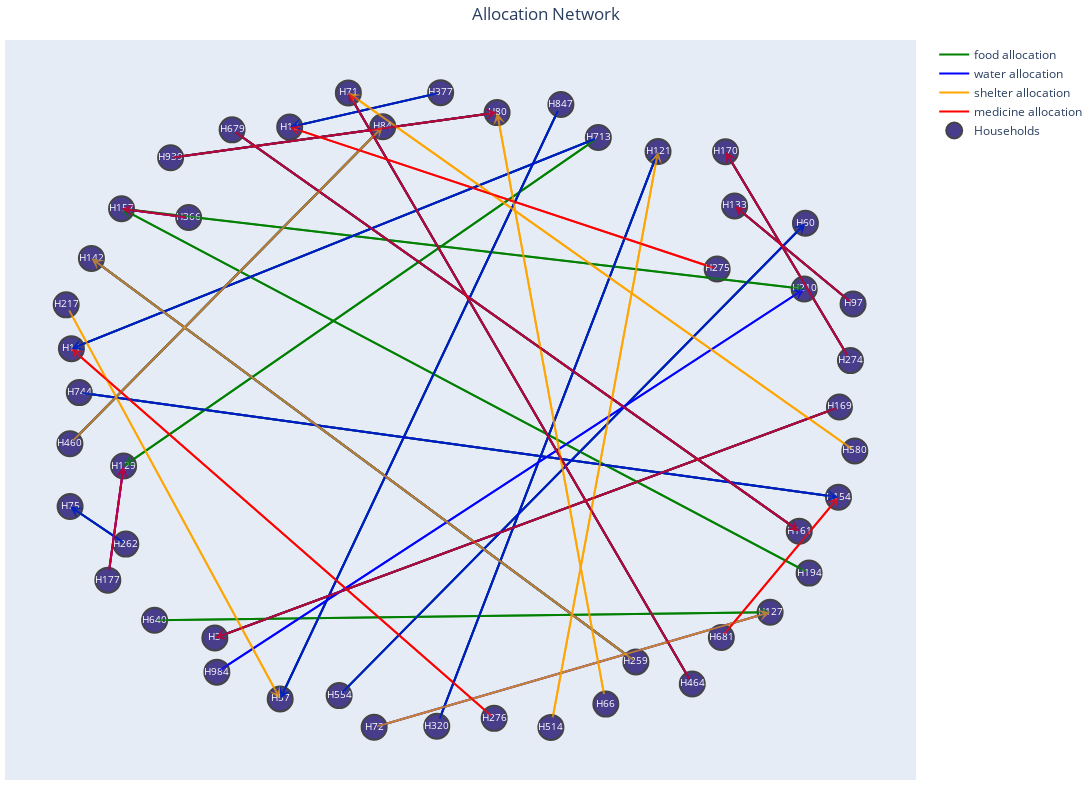

Here is the notebook cell this chart was saved with:
### Code cell
def plot_allocation_network(alloc_df):
    resources = ['food', 'water', 'shelter', 'medicine']
    resource_colors = {'food': 'green', 'water': 'blue', 'shelter': 'orange', 'medicine': 'red'}

    G = nx.DiGraph()
    all_nodes = set(alloc_df['to'])
    for r in resources:
        all_nodes.update(alloc_df[f'{r}_from'].dropna().unique())
    for node in all_nodes:
        G.add_node(node)

    edge_dict = {r: [] for r in resources}
    for r in resources:
        from_col = f'{r}_from'
        temp = alloc_df.dropna(subset=[from_col])
        for _, row in temp.iterrows():
            u, v = row[from_col], row['to']
            edge_dict[r].append((u, v))

    pos = nx.spring_layout(G, k=0.5, iterations=50, seed=42)

    node_trace = go.Scatter(
        x=[pos[n][0] for n in G.nodes()],
        y=[pos[n][1] for n in G.nodes()],
        text=list(G.nodes()),
        mode='markers+text',
        textposition='middle center',
        textfont=dict(color='white', size=10),
        marker=dict(color='darkslateblue', size=25, line_width=2),
        hoverinfo='text',
        name='Households'
    )

    edge_traces = []
    for r in resources:
        x_edges, y_edges = [], []
        for u, v in edge_dict[r]:
            x_edges += [pos[u][0], pos[v][0], None]
            y_edges += [pos[u][1], pos[v][1], None]
        edge_trace = go.Scatter(
            x=x_edges, y=y_edges,
            line=dict(width=2, color=resource_colors[r]),
            hoverinfo='none',
            mode='lines',
            name=f'{r} allocation'
        )
        edge_traces.append(edge_trace)

    fig = go.Figure(data=edge_traces + [node_trace])

    for r in resources:
        for u, v in edge_dict[r]:
            fig.add_annotation(
                x=pos[v][0], y=pos[v][1],
                ax=pos[u][0], ay=pos[u][1],
                xref='x', yref='y', axref='x', ayref='y',
                showarrow=True,
                arrowhead=3,
                arrowsize=1,
                arrowwidth=2,
                arrowcolor=resource_colors[r],
                opacity=0.7
            )

    fig.update_layout(
        title='Allocation Network',
        title_x=0.5,
        showlegend=True,
        hovermode='closest',
        margin=dict(b=20, l=5, r=5, t=40),
        xaxis=dict(showgrid=False, zeroline=False, showticklabels=False),
        yaxis=dict(showgrid=False, zeroline=False, showticklabels=False),
        width=1200,
        height=800
    )

    return fig

if __name__ == "__main__":
    alloc_df = pd.read_csv('../outputs/allocations/allocations_demo.csv')
    fig = plot_allocation_network(alloc_df)

    fig.write_html("../outputs/visualizations/allocation_graph.html")
    print("Interactive HTML saved successfully!")

    fig.show()

### Figure 1 — Plotly figure (JSON) as saved in the notebook; plotly's stock layout.template omitted (floating-point values rounded to 4 significant figures)
{"data": [{"hoverinfo": "none", "line": {"color": "green", "width": 2}, "mode": "lines", "name": "food allocation", "type": "scatter", "x": [0.9576, -0.6006, null, -0.03723, -0.414, null, 0.3561, -0.9585, null, 0.2627, -0.4377, null, -0.2905, 0.8729, null, 0.5905, -0.2676, null, -0.8227, -0.9618, null, -0.711, 0.1035, null, -0.9623, -0.1817, null, -0.04695, 0.5051, null, -0.751, 0.7847, null, 0.3561, -0.8283, null, 0.9917, 0.6962, null, 0.4498, -0.9086, null, -0.9389, 0.9553, null, 0.882, -0.8335, null, -0.5576, 0.8574, null, 0.9851, 0.6735, null, -0.8335, 0.8698, null], "y": [0.01093, -0.7159, null, 1, 0.8915, null, 0.8586, 0.1944, null, 0.9627, -0.9078, null, -0.8972, 0.589, null, -0.8605, 0.9992, null, -0.4205, -0.3023, null, 0.7949, 0.9372, null, -0.1048, 0.8925, null, -0.9935, 0.815, null, -0.6601, -0.635, null, 0.8586, -0.175, null, 0.3351, 0.6433, null, -0.7912, 0.4785, null, 0.0562, -0.2728, null, -0.5117, 0.6347, null, 0.8828, -0.3797, null, 0.1569, 0.814, null, 0.6347, 0.3822, null]}, {"hoverinfo": "none", "line": {"color": "blue", "width": 2}, "mode": "lines", "name": "water allocation", "type": "scatter", "x": [0.9576, -0.6006, null, -0.03723, -0.414, null, 0.3561, -0.9585, null, 0.2627, -0.4377, null, -0.2905, 0.8729, null, 0.5905, -0.2676, null, -0.8227, -0.9618, null, -0.711, 0.1035, null, -0.9623, -0.1817, null, -0.04695, 0.5051, null, -0.2033, 0.7847, null, -0.8677, -0.8283, null, 0.9917, 0.6962, null, 0.4498, -0.9086, null, -0.9389, 0.9553, null, -0.666, -0.8335, null, -0.5576, 0.8574, null, 0.9851, 0.6735, null, -0.5956, 0.8698, null], "y": [0.01093, -0.7159, null, 1, 0.8915, null, 0.8586, 0.1944, null, 0.9627, -0.9078, null, -0.8972, 0.589, null, -0.8605, 0.9992, null, -0.4205, -0.3023, null, 0.7949, 0.9372, null, -0.1048, 0.8925, null, -0.9935, 0.815, null, -0.9968, -0.635, null, -0.534, -0.175, null, 0.3351, 0.6433, null, -0.7912, 0.4785, null, 0.0562, -0.2728, null, 0.6069, 0.6347, null, 0.8828, -0.3797, null, 0.1569, 0.814, null, -0.8234, 0.3822, null]}, {"hoverinfo": "none", "line": {"color": "orange", "width": 2}, "mode": "lines", "name": "shelter allocation", "type": "scatter", "x": [-0.9716, -0.4377, null, 0.9961, -0.2676, null, 0.3749, 0.1035, null, -0.9623, -0.1817, null, 0.2378, 0.5051, null, -0.2033, 0.7847, null, 0.4498, -0.9086, null], "y": [0.3322, -0.9078, null, -0.1275, 0.9992, null, -0.9239, 0.9372, null, -0.1048, 0.8925, null, -0.9972, 0.815, null, -0.9968, -0.635, null, -0.7912, 0.4785, null]}, {"hoverinfo": "none", "line": {"color": "red", "width": 2}, "mode": "lines", "name": "medicine allocation", "type": "scatter", "x": [0.9576, -0.6006, null, 0.6526, -0.414, null, 0.09627, -0.9585, null, 0.5905, -0.2676, null, -0.711, 0.1035, null, -0.8677, -0.8283, null, 0.9917, 0.6962, null, 0.663, 0.9553, null, -0.666, -0.8335, null, -0.5576, 0.8574, null, 0.9851, 0.6735, null], "y": [0.01093, -0.7159, null, 0.4452, 0.8915, null, -0.9688, 0.1944, null, -0.8605, 0.9992, null, 0.7949, 0.9372, null, -0.534, -0.175, null, 0.3351, 0.6433, null, -0.7145, -0.2728, null, 0.6069, 0.6347, null, 0.8828, -0.3797, null, 0.1569, 0.814, null]}, {"hoverinfo": "text", "marker": {"color": "darkslateblue", "line": {"width": 2}, "size": 25}, "mode": "markers+text", "name": "Households", "text": ["H377", "H210", "H984", "H142", "H713", "H939", "H194", "H640", "H129", "H259", "H66", "H262", "H80", "H744", "H514", "H681", "H679", "H60", "H57", "H161", "H460", "H157", "H84", "H275", "H276", "H97", "H170", "H847", "H177", "H75", "H554", "H154", "H366", "H10", "H71", "H127", "H217", "H121", "H464", "H320", "H274", "H72", "H3", "H133", "H580", "H11", "H169"], "textfont": {"color": "white", "size": 10}, "textposition": "middle center", "type": "scatter", "x": [-0.03723, 0.8698, -0.5956, -0.9086, 0.3561, -0.711, 0.882, -0.751, -0.8283, 0.4498, 0.3749, -0.8227, 0.1035, -0.9389, 0.2378, 0.663, -0.5576, 0.8729, -0.4377, 0.8574, -0.9623, -0.8335, -0.1817, 0.6526, 0.09627, 0.9917, 0.6735, 0.2627, -0.8677, -0.9618, -0.2905, 0.9553, -0.666, -0.414, -0.2676, 0.7847, -0.9716, 0.5051, 0.5905, -0.04695, 0.9851, -0.2033, -0.6006, 0.6962, 0.9961, -0.9585, 0.9576], "y": [1, 0.3822, -0.8234, 0.4785, 0.8586, 0.7949, -0.5117, -0.6601, -0.175, -0.7912, -0.9239, -0.4205, 0.9372, 0.0562, -0.9972, -0.7145, 0.8828, 0.589, -0.9078, -0.3797, -0.1048, 0.6347, 0.8925, 0.4452, -0.9688, 0.3351, 0.814, 0.9627, -0.534, -0.3023, -0.8972, -0.2728, 0.6069, 0.8915, 0.9992, -0.635, 0.3322, 0.815, -0.8605, -0.9935, 0.1569, -0.9968, -0.7159, 0.6433, -0.1275, 0.1944, 0.01093]}], "layout": {"annotations": [{"arrowcolor": "green", "arrowhead": 3, "arrowsize": 1, "arrowwidth": 2, "ax": 0.9576, "axref": "x", "ay": 0.01093, "ayref": "y", "opacity": 0.7, "showarrow": true, "x": -0.6006, "xref": "x", "y": -0.7159, "yref": "y"}, {"arrowcolor": "green", "arrowhead": 3, "arrowsize": 1, "arrowwidth": 2, "ax": -0.03723, "axref": "x", "ay": 1, "ayref": "y", "opacity": 0.7, "showarrow": true, "x": -0.414, "xref": "x", "y": 0.8915, "yref": "y"}, {"arrowcolor": "green", "arrowhead": 3, "arrowsize": 1, "arrowwidth": 2, "ax": 0.3561, "axref": "x", "ay": 0.8586, "ayref": "y", "opacity": 0.7, "showarrow": true, "x": -0.9585, "xref": "x", "y": 0.1944, "yref": "y"}, {"arrowcolor": "green", "arrowhead": 3, "arrowsize": 1, "arrowwidth": 2, "ax": 0.2627, "axref": "x", "ay": 0.9627, "ayref": "y", "opacity": 0.7, "showarrow": true, "x": -0.4377, "xref": "x", "y": -0.9078, "yref": "y"}, {"arrowcolor": "green", "arrowhead": 3, "arrowsize": 1, "arrowwidth": 2, "ax": -0.2905, "axref": "x", "ay": -0.8972, "ayref": "y", "opacity": 0.7, "showarrow": true, "x": 0.8729, "xref": "x", "y": 0.589, "yref": "y"}, {"arrowcolor": "green", "arrowhead": 3, "arrowsize": 1, "arrowwidth": 2, "ax": 0.5905, "axref": "x", "ay": -0.8605, "ayref": "y", "opacity": 0.7, "showarrow": true, "x": -0.2676, "xref": "x", "y": 0.9992, "yref": "y"}, {"arrowcolor": "green", "arrowhead": 3, "arrowsize": 1, "arrowwidth": 2, "ax": -0.8227, "axref": "x", "ay": -0.4205, "ayref": "y", "opacity": 0.7, "showarrow": true, "x": -0.9618, "xref": "x", "y": -0.3023, "yref": "y"}, {"arrowcolor": "green", "arrowhead": 3, "arrowsize": 1, "arrowwidth": 2, "ax": -0.711, "axref": "x", "ay": 0.7949, "ayref": "y", "opacity": 0.7, "showarrow": true, "x": 0.1035, "xref": "x", "y": 0.9372, "yref": "y"}, {"arrowcolor": "green", "arrowhead": 3, "arrowsize": 1, "arrowwidth": 2, "ax": -0.9623, "axref": "x", "ay": -0.1048, "ayref": "y", "opacity": 0.7, "showarrow": true, "x": -0.1817, "xref": "x", "y": 0.8925, "yref": "y"}, {"arrowcolor": "green", "arrowhead": 3, "arrowsize": 1, "arrowwidth": 2, "ax": -0.04695, "axref": "x", "ay": -0.9935, "ayref": "y", "opacity": 0.7, "showarrow": true, "x": 0.5051, "xref": "x", "y": 0.815, "yref": "y"}, {"arrowcolor": "green", "arrowhead": 3, "arrowsize": 1, "arrowwidth": 2, "ax": -0.751, "axref": "x", "ay": -0.6601, "ayref": "y", "opacity": 0.7, "showarrow": true, "x": 0.7847, "xref": "x", "y": -0.635, "yref": "y"}, {"arrowcolor": "green", "arrowhead": 3, "arrowsize": 1, "arrowwidth": 2, "ax": 0.3561, "axref": "x", "ay": 0.8586, "ayref": "y", "opacity": 0.7, "showarrow": true, "x": -0.8283, "xref": "x", "y": -0.175, "yref": "y"}, {"arrowcolor": "green", "arrowhead": 3, "arrowsize": 1, "arrowwidth": 2, "ax": 0.9917, "axref": "x", "ay": 0.3351, "ayref": "y", "opacity": 0.7, "showarrow": true, "x": 0.6962, "xref": "x", "y": 0.6433, "yref": "y"}, {"arrowcolor": "green", "arrowhead": 3, "arrowsize": 1, "arrowwidth": 2, "ax": 0.4498, "axref": "x", "ay": -0.7912, "ayref": "y", "opacity": 0.7, "showarrow": true, "x": -0.9086, "xref": "x", "y": 0.4785, "yref": "y"}, {"arrowcolor": "green", "arrowhead": 3, "arrowsize": 1, "arrowwidth": 2, "ax": -0.9389, "axref": "x", "ay": 0.0562, "ayref": "y", "opacity": 0.7, "showarrow": true, "x": 0.9553, "xref": "x", "y": -0.2728, "yref": "y"}, {"arrowcolor": "green", "arrowhead": 3, "arrowsize": 1, "arrowwidth": 2, "ax": 0.882, "axref": "x", "ay": -0.5117, "ayref": "y", "opacity": 0.7, "showarrow": true, "x": -0.8335, "xref": "x", "y": 0.6347, "yref": "y"}, {"arrowcolor": "green", "arrowhead": 3, "arrowsize": 1, "arrowwidth": 2, "ax": -0.5576, "axref": "x", "ay": 0.8828, "ayref": "y", "opacity": 0.7, "showarrow": true, "x": 0.8574, "xref": "x", "y": -0.3797, "yref": "y"}, {"arrowcolor": "green", "arrowhead": 3, "arrowsize": 1, "arrowwidth": 2, "ax": 0.9851, "axref": "x", "ay": 0.1569, "ayref": "y", "opacity": 0.7, "showarrow": true, "x": 0.6735, "xref": "x", "y": 0.814, "yref": "y"}, {"arrowcolor": "green", "arrowhead": 3, "arrowsize": 1, "arrowwidth": 2, "ax": -0.8335, "axref": "x", "ay": 0.6347, "ayref": "y", "opacity": 0.7, "showarrow": true, "x": 0.8698, "xref": "x", "y": 0.3822, "yref": "y"}, {"arrowcolor": "blue", "arrowhead": 3, "arrowsize": 1, "arrowwidth": 2, "ax": 0.9576, "axref": "x", "ay": 0.01093, "ayref": "y", "opacity": 0.7, "showarrow": true, "x": -0.6006, "xref": "x", "y": -0.7159, "yref": "y"}, {"arrowcolor": "blue", "arrowhead": 3, "arrowsize": 1, "arrowwidth": 2, "ax": -0.03723, "axref": "x", "ay": 1, "ayref": "y", "opacity": 0.7, "showarrow": true, "x": -0.414, "xref": "x", "y": 0.8915, "yref": "y"}, {"arrowcolor": "blue", "arrowhead": 3, "arrowsize": 1, "arrowwidth": 2, "ax": 0.3561, "axref": "x", "ay": 0.8586, "ayref": "y", "opacity": 0.7, "showarrow": true, "x": -0.9585, "xref": "x", "y": 0.1944, "yref": "y"}, {"arrowcolor": "blue", "arrowhead": 3, "arrowsize": 1, "arrowwidth": 2, "ax": 0.2627, "axref": "x", "ay": 0.9627, "ayref": "y", "opacity": 0.7, "showarrow": true, "x": -0.4377, "xref": "x", "y": -0.9078, "yref": "y"}, {"arrowcolor": "blue", "arrowhead": 3, "arrowsize": 1, "arrowwidth": 2, "ax": -0.2905, "axref": "x", "ay": -0.8972, "ayref": "y", "opacity": 0.7, "showarrow": true, "x": 0.8729, "xref": "x", "y": 0.589, "yref": "y"}, {"arrowcolor": "blue", "arrowhead": 3, "arrowsize": 1, "arrowwidth": 2, "ax": 0.5905, "axref": "x", "ay": -0.8605, "ayref": "y", "opacity": 0.7, "showarrow": true, "x": -0.2676, "xref": "x", "y": 0.9992, "yref": "y"}, {"arrowcolor": "blue", "arrowhead": 3, "arrowsize": 1, "arrowwidth": 2, "ax": -0.8227, "axref": "x", "ay": -0.4205, "ayref": "y", "opacity": 0.7, "showarrow": true, "x": -0.9618, "xref": "x", "y": -0.3023, "yref": "y"}, {"arrowcolor": "blue", "arrowhead": 3, "arrowsize": 1, "arrowwidth": 2, "ax": -0.711, "axref": "x", "ay": 0.7949, "ayref": "y", "opacity": 0.7, "showarrow": true, "x": 0.1035, "xref": "x", "y": 0.9372, "yref": "y"}, {"arrowcolor": "blue", "arrowhead": 3, "arrowsize": 1, "arrowwidth": 2, "ax": -0.9623, "axref": "x", "ay": -0.1048, "ayref": "y", "opacity": 0.7, "showarrow": true, "x": -0.1817, "xref": "x", "y": 0.8925, "yref": "y"}, {"arrowcolor": "blue", "arrowhead": 3, "arrowsize": 1, "arrowwidth": 2, "ax": -0.04695, "axref": "x", "ay": -0.9935, "ayref": "y", "opacity": 0.7, "showarrow": true, "x": 0.5051, "xref": "x", "y": 0.815, "yref": "y"}, {"arrowcolor": "blue", "arrowhead": 3, "arrowsize": 1, "arrowwidth": 2, "ax": -0.2033, "axref": "x", "ay": -0.9968, "ayref": "y", "opacity": 0.7, "showarrow": true, "x": 0.7847, "xref": "x", "y": -0.635, "yref": "y"}, {"arrowcolor": "blue", "arrowhead": 3, "arrowsize": 1, "arrowwidth": 2, "ax": -0.8677, "axref": "x", "ay": -0.534, "ayref": "y", "opacity": 0.7, "showarrow": true, "x": -0.8283, "xref": "x", "y": -0.175, "yref": "y"}, {"arrowcolor": "blue", "arrowhead": 3, "arrowsize": 1, "arrowwidth": 2, "ax": 0.9917, "axref": "x", "ay": 0.3351, "ayref": "y", "opacity": 0.7, "showarrow": true, "x": 0.6962, "xref": "x", "y": 0.6433, "yref": "y"}, {"arrowcolor": "blue", "arrowhead": 3, "arrowsize": 1, "arrowwidth": 2, "ax": 0.4498, "axref": "x", "ay": -0.7912, "ayref": "y", "opacity": 0.7, "showarrow": true, "x": -0.9086, "xref": "x", "y": 0.4785, "yref": "y"}, {"arrowcolor": "blue", "arrowhead": 3, "arrowsize": 1, "arrowwidth": 2, "ax": -0.9389, "axref": "x", "ay": 0.0562, "ayref": "y", "opacity": 0.7, "showarrow": true, "x": 0.9553, "xref": "x", "y": -0.2728, "yref": "y"}, {"arrowcolor": "blue", "arrowhead": 3, "arrowsize": 1, "arrowwidth": 2, "ax": -0.666, "axref": "x", "ay": 0.6069, "ayref": "y", "opacity": 0.7, "showarrow": true, "x": -0.8335, "xref": "x", "y": 0.6347, "yref": "y"}, {"arrowcolor": "blue", "arrowhead": 3, "arrowsize": 1, "arrowwidth": 2, "ax": -0.5576, "axref": "x", "ay": 0.8828, "ayref": "y", "opacity": 0.7, "showarrow": true, "x": 0.8574, "xref": "x", "y": -0.3797, "yref": "y"}, {"arrowcolor": "blue", "arrowhead": 3, "arrowsize": 1, "arrowwidth": 2, "ax": 0.9851, "axref": "x", "ay": 0.1569, "ayref": "y", "opacity": 0.7, "showarrow": true, "x": 0.6735, "xref": "x", "y": 0.814, "yref": "y"}, {"arrowcolor": "blue", "arrowhead": 3, "arrowsize": 1, "arrowwidth": 2, "ax": -0.5956, "axref": "x", "ay": -0.8234, "ayref": "y", "opacity": 0.7, "showarrow": true, "x": 0.8698, "xref": "x", "y": 0.3822, "yref": "y"}, {"arrowcolor": "orange", "arrowhead": 3, "arrowsize": 1, "arrowwidth": 2, "ax": -0.9716, "axref": "x", "ay": 0.3322, "ayref": "y", "opacity": 0.7, "showarrow": true, "x": -0.4377, "xref": "x", "y": -0.9078, "yref": "y"}, {"arrowcolor": "orange", "arrowhead": 3, "arrowsize": 1, "arrowwidth": 2, "ax": 0.9961, "axref": "x", "ay": -0.1275, "ayref": "y", "opacity": 0.7, "showarrow": true, "x": -0.2676, "xref": "x", "y": 0.9992, "yref": "y"}, {"arrowcolor": "orange", "arrowhead": 3, "arrowsize": 1, "arrowwidth": 2, "ax": 0.3749, "axref": "x", "ay": -0.9239, "ayref": "y", "opacity": 0.7, "showarrow": true, "x": 0.1035, "xref": "x", "y": 0.9372, "yref": "y"}, {"arrowcolor": "orange", "arrowhead": 3, "arrowsize": 1, "arrowwidth": 2, "ax": -0.9623, "axref": "x", "ay": -0.1048, "ayref": "y", "opacity": 0.7, "showarrow": true, "x": -0.1817, "xref": "x", "y": 0.8925, "yref": "y"}, {"arrowcolor": "orange", "arrowhead": 3, "arrowsize": 1, "arrowwidth": 2, "ax": 0.2378, "axref": "x", "ay": -0.9972, "ayref": "y", "opacity": 0.7, "showarrow": true, "x": 0.5051, "xref": "x", "y": 0.815, "yref": "y"}, {"arrowcolor": "orange", "arrowhead": 3, "arrowsize": 1, "arrowwidth": 2, "ax": -0.2033, "axref": "x", "ay": -0.9968, "ayref": "y", "opacity": 0.7, "showarrow": true, "x": 0.7847, "xref": "x", "y": -0.635, "yref": "y"}, {"arrowcolor": "orange", "arrowhead": 3, "arrowsize": 1, "arrowwidth": 2, "ax": 0.4498, "axref": "x", "ay": -0.7912, "ayref": "y", "opacity": 0.7, "showarrow": true, "x": -0.9086, "xref": "x", "y": 0.4785, "yref": "y"}, {"arrowcolor": "red", "arrowhead": 3, "arrowsize": 1, "arrowwidth": 2, "ax": 0.9576, "axref": "x", "ay": 0.01093, "ayref": "y", "opacity": 0.7, "showarrow": true, "x": -0.6006, "xref": "x", "y": -0.7159, "yref": "y"}, {"arrowcolor": "red", "arrowhead": 3, "arrowsize": 1, "arrowwidth": 2, "ax": 0.6526, "axref": "x", "ay": 0.4452, "ayref": "y", "opacity": 0.7, "showarrow": true, "x": -0.414, "xref": "x", "y": 0.8915, "yref": "y"}, {"arrowcolor": "red", "arrowhead": 3, "arrowsize": 1, "arrowwidth": 2, "ax": 0.09627, "axref": "x", "ay": -0.9688, "ayref": "y", "opacity": 0.7, "showarrow": true, "x": -0.9585, "xref": "x", "y": 0.1944, "yref": "y"}, {"arrowcolor": "red", "arrowhead": 3, "arrowsize": 1, "arrowwidth": 2, "ax": 0.5905, "axref": "x", "ay": -0.8605, "ayref": "y", "opacity": 0.7, "showarrow": true, "x": -0.2676, "xref": "x", "y": 0.9992, "yref": "y"}, {"arrowcolor": "red", "arrowhead": 3, "arrowsize": 1, "arrowwidth": 2, "ax": -0.711, "axref": "x", "ay": 0.7949, "ayref": "y", "opacity": 0.7, "showarrow": true, "x": 0.1035, "xref": "x", "y": 0.9372, "yref": "y"}, {"arrowcolor": "red", "arrowhead": 3, "arrowsize": 1, "arrowwidth": 2, "ax": -0.8677, "axref": "x", "ay": -0.534, "ayref": "y", "opacity": 0.7, "showarrow": true, "x": -0.8283, "xref": "x", "y": -0.175, "yref": "y"}, {"arrowcolor": "red", "arrowhead": 3, "arrowsize": 1, "arrowwidth": 2, "ax": 0.9917, "axref": "x", "ay": 0.3351, "ayref": "y", "opacity": 0.7, "showarrow": true, "x": 0.6962, "xref": "x", "y": 0.6433, "yref": "y"}, {"arrowcolor": "red", "arrowhead": 3, "arrowsize": 1, "arrowwidth": 2, "ax": 0.663, "axref": "x", "ay": -0.7145, "ayref": "y", "opacity": 0.7, "showarrow": true, "x": 0.9553, "xref": "x", "y": -0.2728, "yref": "y"}, {"arrowcolor": "red", "arrowhead": 3, "arrowsize": 1, "arrowwidth": 2, "ax": -0.666, "axref": "x", "ay": 0.6069, "ayref": "y", "opacity": 0.7, "showarrow": true, "x": -0.8335, "xref": "x", "y": 0.6347, "yref": "y"}, {"arrowcolor": "red", "arrowhead": 3, "arrowsize": 1, "arrowwidth": 2, "ax": -0.5576, "axref": "x", "ay": 0.8828, "ayref": "y", "opacity": 0.7, "showarrow": true, "x": 0.8574, "xref": "x", "y": -0.3797, "yref": "y"}, {"arrowcolor": "red", "arrowhead": 3, "arrowsize": 1, "arrowwidth": 2, "ax": 0.9851, "axref": "x", "ay": 0.1569, "ayref": "y", "opacity": 0.7, "showarrow": true, "x": 0.6735, "xref": "x", "y": 0.814, "yref": "y"}], "height": 800, "hovermode": "closest", "margin": {"b": 20, "l": 5, "r": 5, "t": 40}, "showlegend": true, "title": {"text": "Allocation Network", "x": 0.5}, "width": 1200, "xaxis": {"showgrid": false, "showticklabels": false, "zeroline": false}, "yaxis": {"showgrid": false, "showticklabels": false, "zeroline": false}}}
